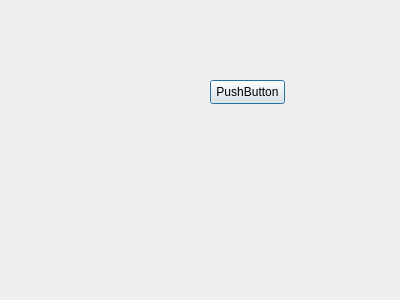
<?xml version="1.0" encoding="UTF-8"?>
<ui version="4.0">
 <class>CreaterRegistration</class>
 <widget class="QDialog" name="CreaterRegistration">
  <property name="geometry">
   <rect>
    <x>0</x>
    <y>0</y>
    <width>400</width>
    <height>300</height>
   </rect>
  </property>
  <property name="windowTitle">
   <string>Dialog</string>
  </property>
  <widget class="QPushButton" name="pushButton">
   <property name="geometry">
    <rect>
     <x>210</x>
     <y>80</y>
     <width>75</width>
     <height>24</height>
    </rect>
   </property>
   <property name="text">
    <string>PushButton</string>
   </property>
  </widget>
 </widget>
 <resources/>
 <connections/>
</ui>
